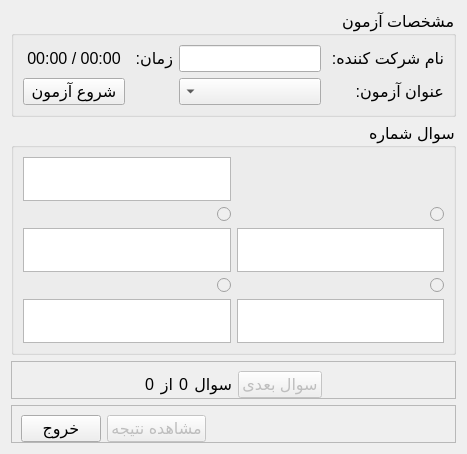
<?xml version="1.0" encoding="UTF-8"?>
<ui version="4.0">
 <class>contest</class>
 <widget class="QWidget" name="contest">
  <property name="geometry">
   <rect>
    <x>0</x>
    <y>0</y>
    <width>467</width>
    <height>454</height>
   </rect>
  </property>
  <property name="font">
   <font>
    <pointsize>12</pointsize>
   </font>
  </property>
  <property name="windowTitle">
   <string>شرکت در آزمون</string>
  </property>
  <property name="layoutDirection">
   <enum>Qt::RightToLeft</enum>
  </property>
  <layout class="QVBoxLayout" name="verticalLayout">
   <item>
    <widget class="QGroupBox" name="groupBox">
     <property name="sizePolicy">
      <sizepolicy hsizetype="Preferred" vsizetype="Fixed">
       <horstretch>0</horstretch>
       <verstretch>0</verstretch>
      </sizepolicy>
     </property>
     <property name="title">
      <string>مشخصات آزمون</string>
     </property>
     <layout class="QGridLayout" name="gridLayout_2">
      <item row="0" column="0">
       <widget class="QLabel" name="label_7">
        <property name="text">
         <string>نام شرکت کننده: </string>
        </property>
       </widget>
      </item>
      <item row="0" column="2">
       <widget class="QLineEdit" name="txtName"/>
      </item>
      <item row="0" column="3">
       <widget class="QLabel" name="label_8">
        <property name="text">
         <string>زمان: </string>
        </property>
       </widget>
      </item>
      <item row="1" column="0">
       <widget class="QLabel" name="label_9">
        <property name="text">
         <string>عنوان آزمون: </string>
        </property>
       </widget>
      </item>
      <item row="1" column="2">
       <widget class="QComboBox" name="cmbContest"/>
      </item>
      <item row="1" column="4">
       <widget class="QPushButton" name="btnStart">
        <property name="text">
         <string>شروع آزمون</string>
        </property>
       </widget>
      </item>
      <item row="1" column="3">
       <widget class="QLabel" name="label_10">
        <property name="text">
         <string/>
        </property>
       </widget>
      </item>
      <item row="0" column="4">
       <widget class="QPushButton" name="lbTime">
        <property name="text">
         <string>00:00 / 00:00</string>
        </property>
        <property name="checkable">
         <bool>false</bool>
        </property>
        <property name="default">
         <bool>false</bool>
        </property>
        <property name="flat">
         <bool>true</bool>
        </property>
       </widget>
      </item>
     </layout>
    </widget>
   </item>
   <item>
    <widget class="QGroupBox" name="groupQuestion">
     <property name="title">
      <string>سوال شماره</string>
     </property>
     <layout class="QGridLayout" name="gridLayout">
      <item row="0" column="1">
       <widget class="QLabel" name="lbQuestion">
        <property name="text">
         <string/>
        </property>
       </widget>
      </item>
      <item row="0" column="2">
       <widget class="QGraphicsView" name="gQuestion">
        <property name="sizePolicy">
         <sizepolicy hsizetype="Expanding" vsizetype="Minimum">
          <horstretch>0</horstretch>
          <verstretch>0</verstretch>
         </sizepolicy>
        </property>
        <property name="minimumSize">
         <size>
          <width>0</width>
          <height>40</height>
         </size>
        </property>
        <property name="maximumSize">
         <size>
          <width>16777215</width>
          <height>800</height>
         </size>
        </property>
       </widget>
      </item>
      <item row="2" column="1">
       <widget class="QRadioButton" name="radChoice1">
        <property name="enabled">
         <bool>false</bool>
        </property>
        <property name="text">
         <string/>
        </property>
       </widget>
      </item>
      <item row="2" column="2">
       <widget class="QRadioButton" name="radChoice2">
        <property name="enabled">
         <bool>false</bool>
        </property>
        <property name="text">
         <string/>
        </property>
       </widget>
      </item>
      <item row="3" column="1">
       <widget class="QGraphicsView" name="gChoice1">
        <property name="sizePolicy">
         <sizepolicy hsizetype="Expanding" vsizetype="Minimum">
          <horstretch>0</horstretch>
          <verstretch>0</verstretch>
         </sizepolicy>
        </property>
        <property name="minimumSize">
         <size>
          <width>0</width>
          <height>40</height>
         </size>
        </property>
        <property name="maximumSize">
         <size>
          <width>16777215</width>
          <height>800</height>
         </size>
        </property>
       </widget>
      </item>
      <item row="3" column="2">
       <widget class="QGraphicsView" name="gChoice2">
        <property name="sizePolicy">
         <sizepolicy hsizetype="Expanding" vsizetype="Minimum">
          <horstretch>0</horstretch>
          <verstretch>0</verstretch>
         </sizepolicy>
        </property>
        <property name="minimumSize">
         <size>
          <width>0</width>
          <height>40</height>
         </size>
        </property>
        <property name="maximumSize">
         <size>
          <width>16777215</width>
          <height>800</height>
         </size>
        </property>
       </widget>
      </item>
      <item row="4" column="1">
       <widget class="QRadioButton" name="radChoice3">
        <property name="enabled">
         <bool>false</bool>
        </property>
        <property name="text">
         <string/>
        </property>
       </widget>
      </item>
      <item row="4" column="2">
       <widget class="QRadioButton" name="radChoice4">
        <property name="enabled">
         <bool>false</bool>
        </property>
        <property name="text">
         <string/>
        </property>
       </widget>
      </item>
      <item row="5" column="1">
       <widget class="QGraphicsView" name="gChoice3">
        <property name="sizePolicy">
         <sizepolicy hsizetype="Expanding" vsizetype="Minimum">
          <horstretch>0</horstretch>
          <verstretch>0</verstretch>
         </sizepolicy>
        </property>
        <property name="minimumSize">
         <size>
          <width>0</width>
          <height>40</height>
         </size>
        </property>
        <property name="maximumSize">
         <size>
          <width>16777215</width>
          <height>800</height>
         </size>
        </property>
       </widget>
      </item>
      <item row="5" column="2">
       <widget class="QGraphicsView" name="gChoice4">
        <property name="sizePolicy">
         <sizepolicy hsizetype="Expanding" vsizetype="Minimum">
          <horstretch>0</horstretch>
          <verstretch>0</verstretch>
         </sizepolicy>
        </property>
        <property name="minimumSize">
         <size>
          <width>0</width>
          <height>40</height>
         </size>
        </property>
        <property name="maximumSize">
         <size>
          <width>16777215</width>
          <height>800</height>
         </size>
        </property>
       </widget>
      </item>
     </layout>
    </widget>
   </item>
   <item>
    <widget class="QFrame" name="frame">
     <property name="sizePolicy">
      <sizepolicy hsizetype="Preferred" vsizetype="Fixed">
       <horstretch>0</horstretch>
       <verstretch>0</verstretch>
      </sizepolicy>
     </property>
     <property name="frameShape">
      <enum>QFrame::StyledPanel</enum>
     </property>
     <property name="frameShadow">
      <enum>QFrame::Raised</enum>
     </property>
     <layout class="QHBoxLayout" name="horizontalLayout_2">
      <property name="bottomMargin">
       <number>0</number>
      </property>
      <item>
       <spacer name="horizontalSpacer_3">
        <property name="orientation">
         <enum>Qt::Horizontal</enum>
        </property>
        <property name="sizeHint" stdset="0">
         <size>
          <width>40</width>
          <height>20</height>
         </size>
        </property>
       </spacer>
      </item>
      <item>
       <widget class="QPushButton" name="btnNext">
        <property name="enabled">
         <bool>false</bool>
        </property>
        <property name="text">
         <string>سوال بعدی</string>
        </property>
       </widget>
      </item>
      <item>
       <widget class="QLabel" name="label_3">
        <property name="text">
         <string>سوال</string>
        </property>
       </widget>
      </item>
      <item>
       <widget class="QLabel" name="lbCurrent">
        <property name="text">
         <string>0</string>
        </property>
       </widget>
      </item>
      <item>
       <widget class="QLabel" name="label_4">
        <property name="text">
         <string>از</string>
        </property>
       </widget>
      </item>
      <item>
       <widget class="QLabel" name="lbTotal">
        <property name="text">
         <string>0</string>
        </property>
       </widget>
      </item>
      <item>
       <spacer name="horizontalSpacer_2">
        <property name="orientation">
         <enum>Qt::Horizontal</enum>
        </property>
        <property name="sizeHint" stdset="0">
         <size>
          <width>40</width>
          <height>20</height>
         </size>
        </property>
       </spacer>
      </item>
     </layout>
    </widget>
   </item>
   <item>
    <widget class="QFrame" name="frame_2">
     <property name="sizePolicy">
      <sizepolicy hsizetype="Preferred" vsizetype="Fixed">
       <horstretch>0</horstretch>
       <verstretch>0</verstretch>
      </sizepolicy>
     </property>
     <property name="frameShape">
      <enum>QFrame::StyledPanel</enum>
     </property>
     <property name="frameShadow">
      <enum>QFrame::Raised</enum>
     </property>
     <layout class="QHBoxLayout" name="horizontalLayout">
      <property name="bottomMargin">
       <number>0</number>
      </property>
      <item>
       <spacer name="horizontalSpacer">
        <property name="orientation">
         <enum>Qt::Horizontal</enum>
        </property>
        <property name="sizeHint" stdset="0">
         <size>
          <width>40</width>
          <height>20</height>
         </size>
        </property>
       </spacer>
      </item>
      <item>
       <widget class="QPushButton" name="btnView">
        <property name="enabled">
         <bool>false</bool>
        </property>
        <property name="text">
         <string>مشاهده نتیجه</string>
        </property>
       </widget>
      </item>
      <item>
       <widget class="QPushButton" name="btnExit">
        <property name="text">
         <string>خروج</string>
        </property>
       </widget>
      </item>
     </layout>
    </widget>
   </item>
  </layout>
 </widget>
 <resources/>
 <connections/>
</ui>
